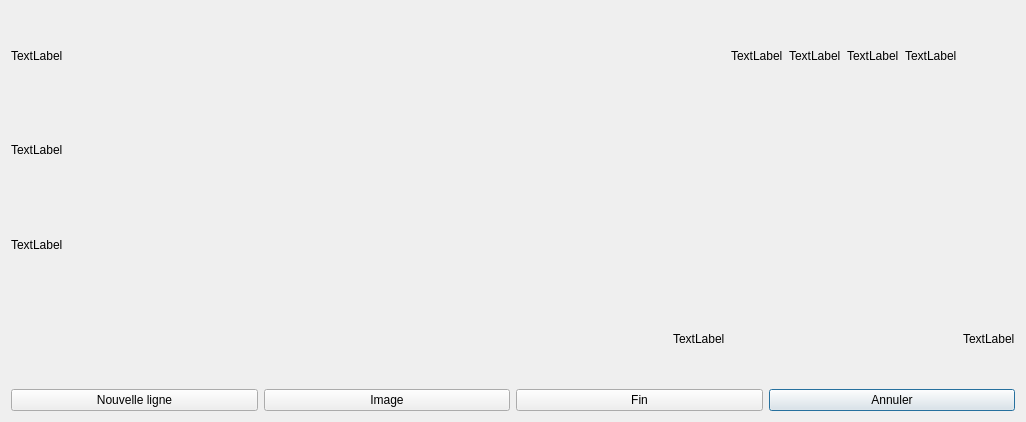
<?xml version="1.0" encoding="UTF-8"?>
<ui version="4.0">
 <class>informationDialog</class>
 <widget class="QDialog" name="informationDialog">
  <property name="geometry">
   <rect>
    <x>0</x>
    <y>0</y>
    <width>1026</width>
    <height>422</height>
   </rect>
  </property>
  <property name="windowTitle">
   <string>Dialog</string>
  </property>
  <layout class="QGridLayout" name="gridLayout">
   <item row="2" column="3">
    <widget class="QPushButton" name="pushButton_4">
     <property name="text">
      <string>Annuler</string>
     </property>
    </widget>
   </item>
   <item row="2" column="2">
    <widget class="QPushButton" name="pushButton_3">
     <property name="text">
      <string>Fin</string>
     </property>
    </widget>
   </item>
   <item row="2" column="0">
    <widget class="QPushButton" name="pushButton">
     <property name="text">
      <string>Nouvelle ligne</string>
     </property>
    </widget>
   </item>
   <item row="2" column="1">
    <widget class="QPushButton" name="pushButton_2">
     <property name="text">
      <string>Image</string>
     </property>
    </widget>
   </item>
   <item row="0" column="0" colspan="4">
    <layout class="QGridLayout" name="gridLayout_2" columnstretch="1,0,0,0,0,0,0">
     <item row="3" column="1">
      <widget class="QLabel" name="label_5">
       <property name="text">
        <string>TextLabel</string>
       </property>
      </widget>
     </item>
     <item row="2" column="0">
      <widget class="QLabel" name="label_4">
       <property name="text">
        <string>TextLabel</string>
       </property>
      </widget>
     </item>
     <item row="0" column="4">
      <widget class="QLabel" name="label_10">
       <property name="text">
        <string>TextLabel</string>
       </property>
      </widget>
     </item>
     <item row="1" column="0">
      <widget class="QLabel" name="label_3">
       <property name="text">
        <string>TextLabel</string>
       </property>
      </widget>
     </item>
     <item row="0" column="0">
      <widget class="QLabel" name="label_2">
       <property name="text">
        <string>TextLabel</string>
       </property>
      </widget>
     </item>
     <item row="3" column="6">
      <widget class="QLabel" name="label_6">
       <property name="text">
        <string>TextLabel</string>
       </property>
      </widget>
     </item>
     <item row="0" column="2">
      <widget class="QLabel" name="label_8">
       <property name="text">
        <string>TextLabel</string>
       </property>
      </widget>
     </item>
     <item row="0" column="3">
      <widget class="QLabel" name="label_9">
       <property name="text">
        <string>TextLabel</string>
       </property>
      </widget>
     </item>
     <item row="0" column="5">
      <widget class="QLabel" name="label_11">
       <property name="text">
        <string>TextLabel</string>
       </property>
      </widget>
     </item>
    </layout>
   </item>
  </layout>
 </widget>
 <resources/>
 <connections/>
</ui>
